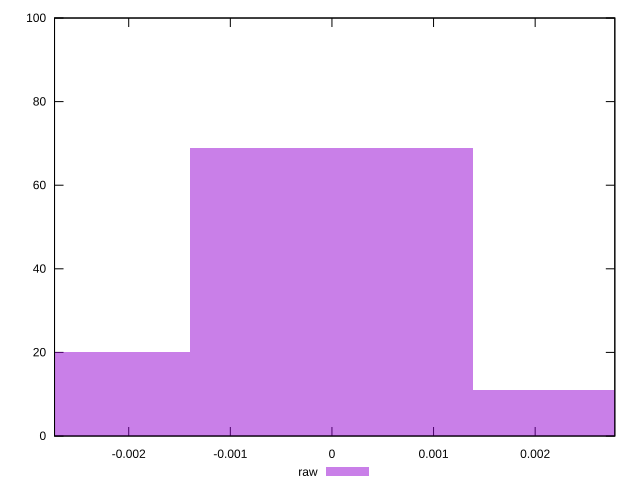

Write gnuplot code to recreate this figure.
reset

$raw <<EOF
0 69
-0.002785308245250145 20
0.002785308245250145 11
EOF

set key outside below
set boxwidth 0.002785308245250145
set xrange [-0.0027300742903510027:0.0027839595775809418]
set yrange [0:100]
set trange [0:100]
set style fill transparent solid 0.5 noborder
set terminal svg size 640, 490 enhanced background rgb 'white'
set output "report_00015_2021-02-09T16-11-33.973Z/meta/pScore-difference/samples/pages+cached+noadtech+nomedia+nocss/raw/histogram.svg"

plot $raw title "raw" with boxes

reset
